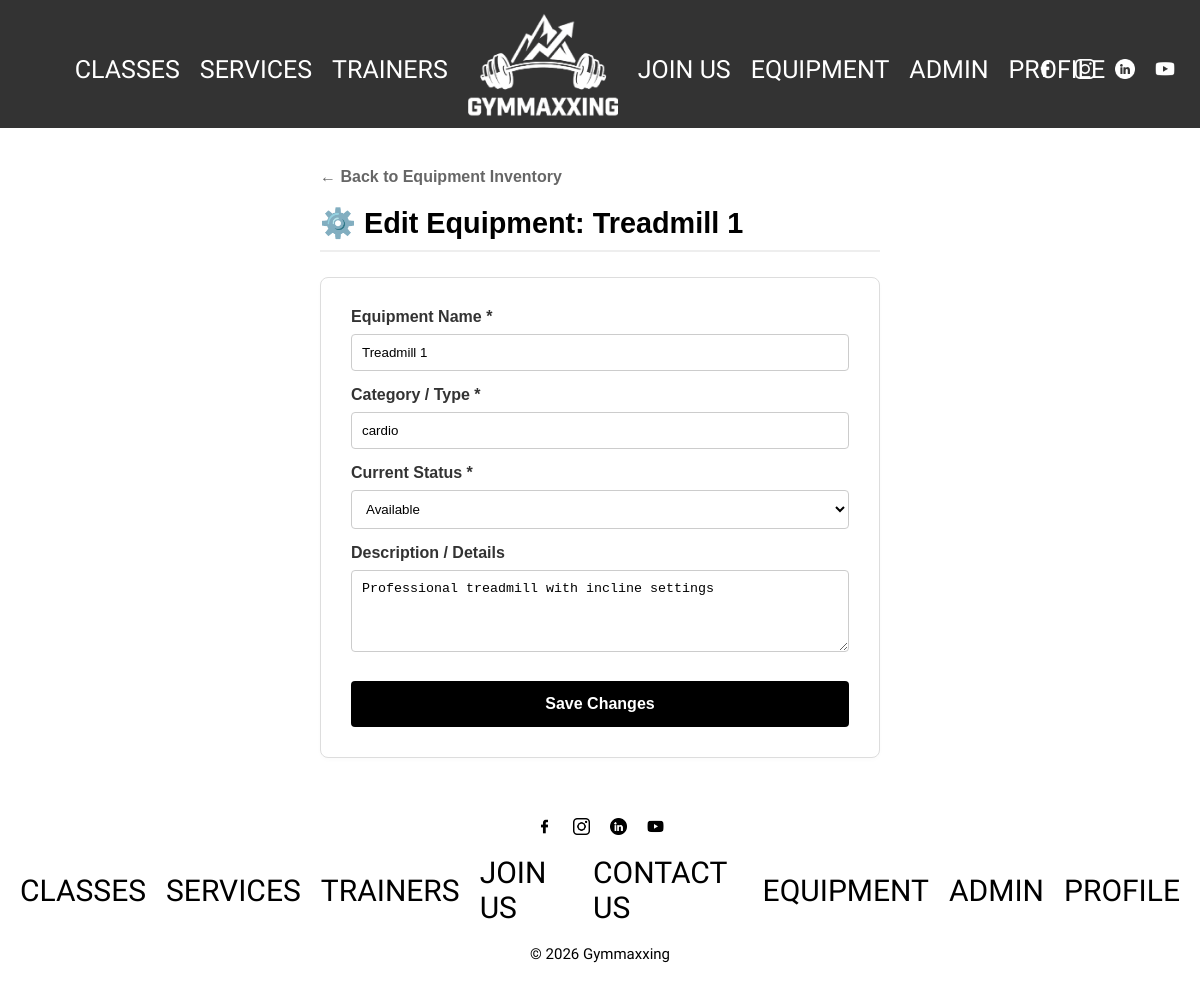
The app's page /pages/admin_edit_equipment.php?id=1 (signed in), older data.
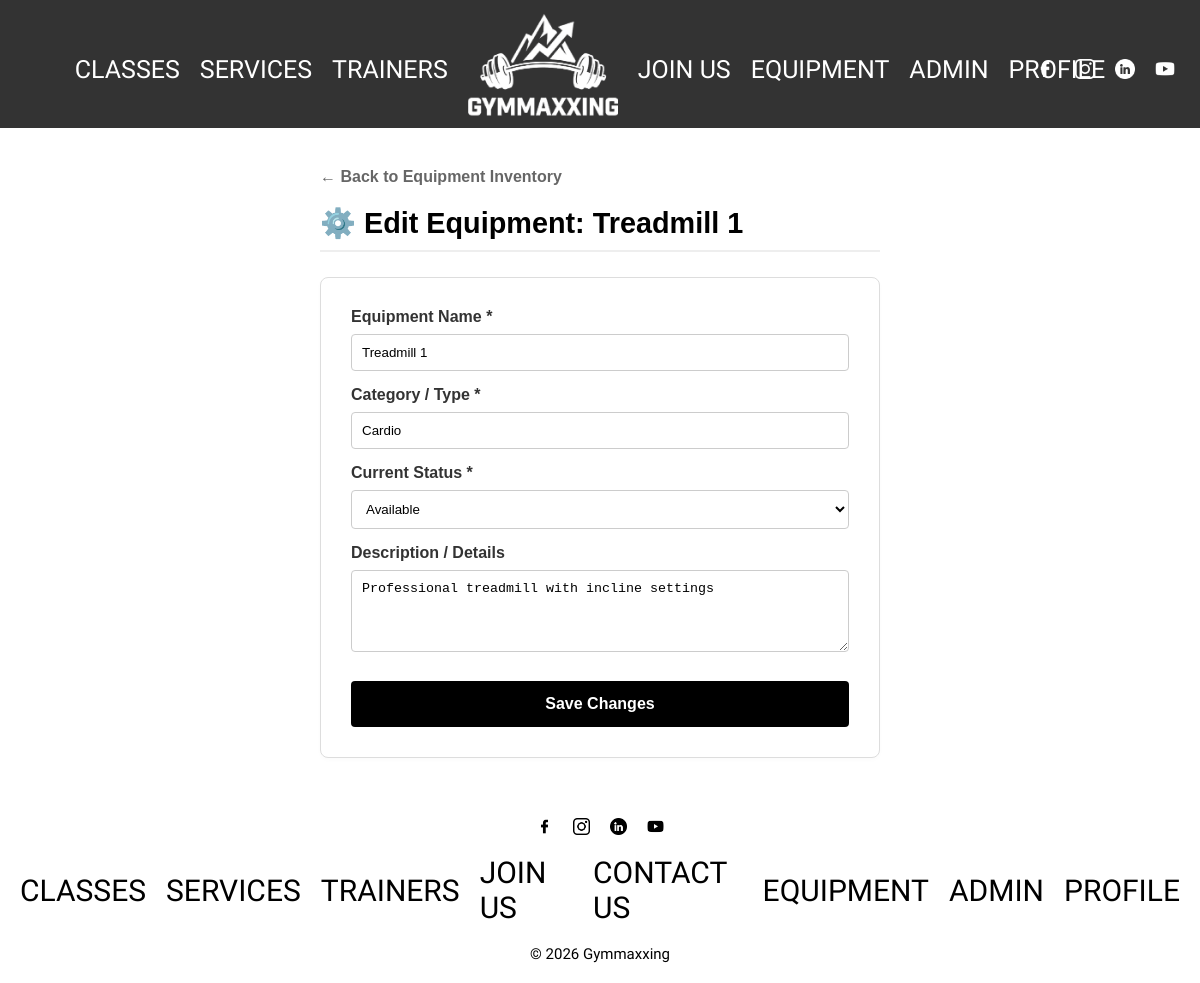
The same page, newer data.
### tables this page shows
CREATE TABLE Equipment (
    id INTEGER PRIMARY KEY AUTOINCREMENT,
    name TEXT NOT NULL,
    type TEXT NOT NULL,
    status TEXT NOT NULL CHECK(status IN ('available', 'in_use', 'maintenance')) DEFAULT 'available',
    description TEXT
);

### utils/session.php (called while the page is built, shortened)
<?php
function isLoggedIn(): bool {
    return isset($_SESSION['userId']);
}
function getSessionRole(): ?string {
    return $_SESSION['role'] ?? null;
}
function hasRole(string $role): bool {
    return getSessionRole() === $role;
}

### database/equipment.class.php (called while the page is built, shortened)
<?php
class Equipment {
    public function __construct(int $id, string $name, string $type, string $status, ?string $description) {
        $this->name = $name;
        $this->type = $type;
        $this->status = $status;
        $this->description = $description;
    }
    private static function fromRow(array $e) : Equipment {
        return new Equipment($e['id'], $e['name'], $e['type'], $e['status'], $e['description']);
    }
    static function getById(PDO $db, int $id) : ?Equipment {
        $stmt = $db->prepare('SELECT * FROM Equipment WHERE id = ?');
        $stmt->execute([$id]);
        $e = $stmt->fetch();
        return $e ? self::fromRow($e) : null;
    }
}
?>

### pages/admin_edit_equipment.php (the view, shortened to what the changed rows need)
<?php
require_once __DIR__ . '/../utils/session.php';
require_once __DIR__ . '/../database/connection.db.php';
require_once __DIR__ . '/../database/equipment.class.php';
$item = null;
try {
    $db = getDatabaseConnection();
    $itemId = isset($_GET['id']) ? (int)$_GET['id'] : (isset($_POST['id']) ? (int)$_POST['id'] : 0);
    $item = Equipment::getById($db, $itemId);
} catch (Throwable $e) {
    $msgError = "System Error: " . $e->getMessage();
}
require_once __DIR__ . '/../templates/header.php';
?>
<div class="admin-container" style="padding: 40px 20px; max-width: 600px; margin: 0 auto; font-family: sans-serif;">
    <div style="margin-bottom: 20px;">
        <a href="/pages/admin_equipment.php" style="text-decoration: none; color: #666; font-weight: bold;">← Back to Equipment Inventory</a>
    </div>
    <h1 style="font-size: 1.8rem; margin-bottom: 25px; border-bottom: 2px solid #eee; padding-bottom: 10px;">
        ⚙️ Edit Equipment: <?= htmlspecialchars($item ? $item->name : '') ?>
    </h1>
    <?php if ($item): ?>
        <form method="POST" action="/pages/admin_edit_equipment.php" style="background: #fff; border: 1px solid #ddd; padding: 30px; border-radius: 8px; box-shadow: 0 2px 4px rgba(0,0,0,0.02);">
            <div style="margin-bottom: 15px;">
                <label style="display: block; font-weight: bold; margin-bottom: 8px; color: #333;">Equipment Name *</label>
                <input type="text" name="name" value="<?= htmlspecialchars($item->name) ?>" required
                       style="width: 100%; padding: 10px; border: 1px solid #ccc; border-radius: 4px; box-sizing: border-box;">
            </div>
            <div style="margin-bottom: 15px;">
                <label style="display: block; font-weight: bold; margin-bottom: 8px; color: #333;">Category / Type *</label>
                <input type="text" name="type" value="<?= htmlspecialchars($item->type) ?>" required
                       style="width: 100%; padding: 10px; border: 1px solid #ccc; border-radius: 4px; box-sizing: border-box;">
            </div>
            <div style="margin-bottom: 15px;">
                <label style="display: block; font-weight: bold; margin-bottom: 8px; color: #333;">Current Status *</label>
                <select name="status" style="width: 100%; padding: 10px; border: 1px solid #ccc; border-radius: 4px; background: #fff;">
                    <option value="available" <?= $item->status === 'available' ? 'selected' : '' ?>>Available</option>
                </select>
            </div>
            <div style="margin-bottom: 25px;">
                <label style="display: block; font-weight: bold; margin-bottom: 8px; color: #333;">Description / Details</label>
                <textarea name="description" rows="4" style="width: 100%; padding: 10px; border: 1px solid #ccc; border-radius: 4px; box-sizing: border-box; resize: vertical;"><?= htmlspecialchars($item->description ?? '') ?></textarea>
            </div>
            <button type="submit" style="width: 100%; background: #000; color: #fff; border: none; padding: 14px; border-radius: 4px; font-weight: bold; font-size: 1rem; cursor: pointer;">
                Save Changes
            </button>
        </form>
    <?php endif; ?>
</div>
<?php
require_once __DIR__ . '/../templates/footer.php';
?>

### templates/header.php (shortened to what the changed rows need)
<!DOCTYPE html>
<html lang="en">
<head>
    <link rel="stylesheet" href="/css/base.css">
    <link rel="stylesheet" href="/css/components.css">
    <link rel="stylesheet" href="/css/specific.css">
</head>
<body>
    <header>
        <nav>
            <ul class="nav-links">
                <li><a href="/pages/classes.php">CLASSES</a></li>
                <li><a href="/pages/services.php">SERVICES</a></li>
                <li><a href="/pages/trainers.php">TRAINERS</a></li>
                <li><a href="/pages/homepage.php"><img class="nav-logo" src="/images/gym_logo.png" alt="Gym Logo"></a></li>
                <li><a href="/pages/joinus.php">JOIN US</a></li>
                <?php if (isLoggedIn()): ?>
                    <li><a href="/pages/equipment.php">EQUIPMENT</a></li>
                    <?php if (hasRole('admin')): ?>
                        <li><a href="/pages/admin.php">ADMIN</a></li>
                    <?php endif; ?>
                    <li><a href="/pages/profile.php">PROFILE</a></li>
                <?php else: ?>
                    <li><a href="/pages/login.php">LOGIN</a></li>
                <?php endif; ?>
            </ul>
            <ul class="social-links">
                <li><a href="#"><img src="/images/facebook.png" alt="Facebook"></a></li>
                <li><a href="#"><img src="/images/instagram.png" alt="Instagram"></a></li>
                <li><a href="#"><img src="/images/linkedin.png" alt="LinkedIn"></a></li>
                <li><a href="#"><img src="/images/youtube.png" alt="YouTube"></a></li>
            </ul>
        </nav>
    </header>
    <main>

Row changes from the older to the newer data that the page shows:
changed equipment "Treadmill 1": type "cardio" → "Cardio"
